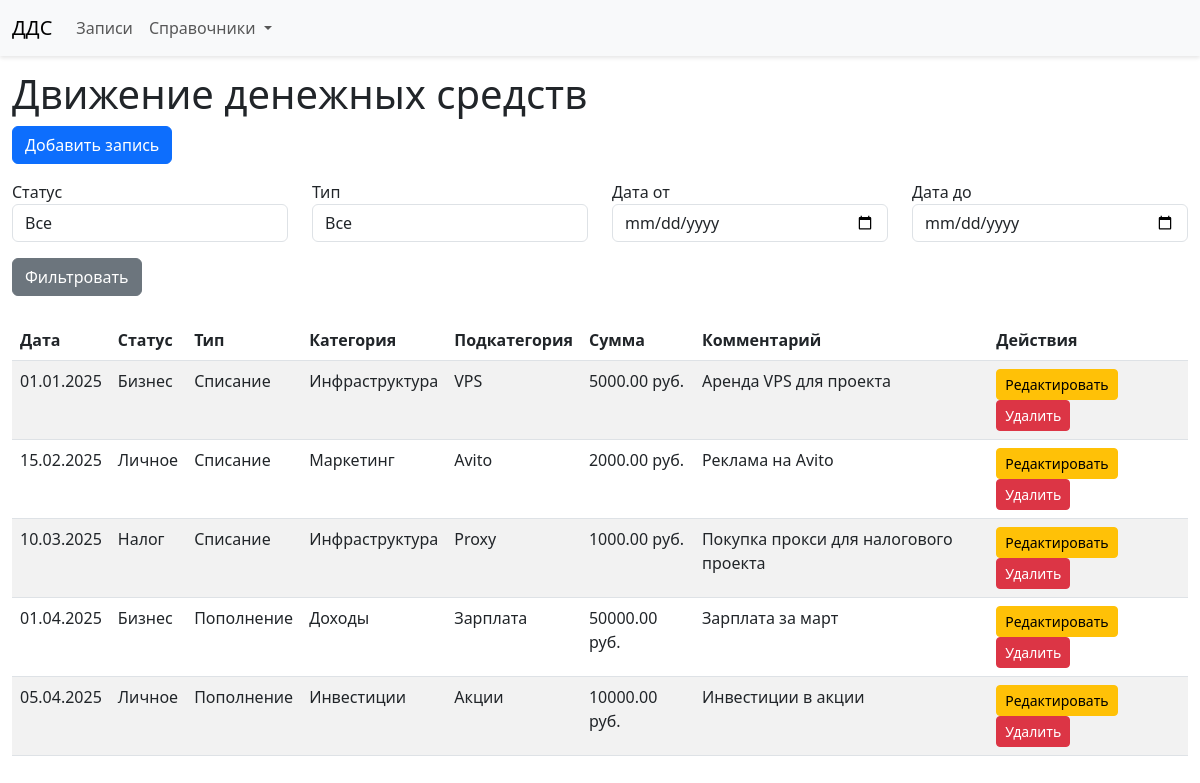
Before: / with the older database file.
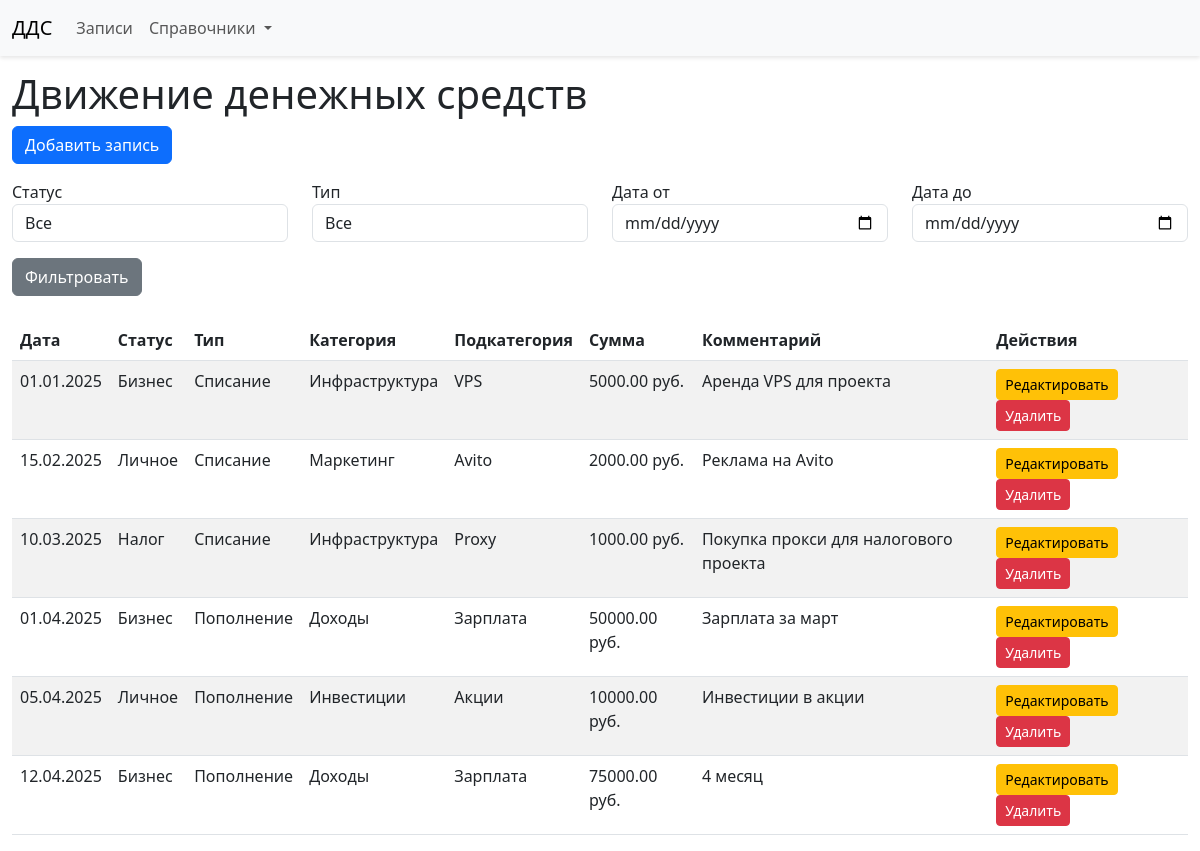
After: the same page with the newer database file.
### dds/models.py (models this page shows, shortened)
class CashFlow(models.Model):
    created_at = models.DateField(default=date.today)
    status = models.ForeignKey(Status, on_delete=models.PROTECT)
    type = models.ForeignKey(Type, on_delete=models.PROTECT)
    category = models.ForeignKey(Category, on_delete=models.PROTECT)
    subcategory = models.ForeignKey(SubCategory, on_delete=models.PROTECT, null=True, blank=True)
    amount = models.DecimalField(max_digits=10, decimal_places=2)
    comment = models.TextField(blank=True)

class Status(models.Model):
    name = models.CharField(max_length=50, unique=True)
    def __str__(self):
        return self.name

class Type(models.Model):
    name = models.CharField(max_length=50, unique=True)
    def __str__(self):
        return self.name

class Category(models.Model):
    name = models.CharField(max_length=100)
    type = models.ForeignKey(Type, on_delete=models.CASCADE, related_name='categories')
    class Meta:
        unique_together = ['name', 'type']
    def __str__(self):
        return self.name

class SubCategory(models.Model):
    name = models.CharField(max_length=100)
    category = models.ForeignKey(Category, on_delete=models.CASCADE, related_name='subcategories')
    class Meta:
        unique_together = ['name', 'category']
    def __str__(self):
        return self.name

### dds/views.py (the view)
# urls.py: path('', views.CashFlowListView.as_view(), name='cashflow_list'),
class CashFlowListView(ListView):
    model = CashFlow
    template_name = 'dds/cashflow_list.html'
    context_object_name = 'cashflows'
    paginate_by = 10
    def get_queryset(self):
        queryset = super().get_queryset()
        status = self.request.GET.get('status')
        type_ = self.request.GET.get('type')
        category = self.request.GET.get('category')
        subcategory = self.request.GET.get('subcategory')
        date_from = self.request.GET.get('date_from')
        date_to = self.request.GET.get('date_to')
        if status:
            queryset = queryset.filter(status__name=status)
        if type_:
            queryset = queryset.filter(type__name=type_)
        if category:
            queryset = queryset.filter(category__name=category)
        if subcategory:
            queryset = queryset.filter(subcategory__name=subcategory)
        if date_from:
            queryset = queryset.filter(created_at__gte=date_from)
        if date_to:
            queryset = queryset.filter(created_at__lte=date_to)
        return queryset
    def get_context_data(self, **kwargs):
        context = super().get_context_data(**kwargs)
        context['statuses'] = Status.objects.all()
        context['types'] = Type.objects.all()
        context['categories'] = Category.objects.all()
        context['subcategories'] = SubCategory.objects.all()
        return context

### dds/templates/dds/cashflow_list.html (shortened to what this page needs)
{% extends 'dds/base.html' %}
{% block content %}
<h1>Движение денежных средств</h1>
<a href="{% url 'cashflow_create' %}" class="btn btn-primary mb-3">Добавить запись</a>
<form method="get" class="mb-4">
    <div class="row">
        <div class="col-md-3">
            <label>Статус</label>
            <select name="status" class="form-control">
                <option value="">Все</option>
            </select>
        </div>
        <div class="col-md-3">
            <label>Тип</label>
            <select name="type" class="form-control">
                <option value="">Все</option>
            </select>
        </div>
        <div class="col-md-3">
            <label>Дата от</label>
            <input type="date" name="date_from" value="{{ request.GET.date_from }}" class="form-control">
        </div>
        <div class="col-md-3">
            <label>Дата до</label>
            <input type="date" name="date_to" value="{{ request.GET.date_to }}" class="form-control">
        </div>
    </div>
    <button type="submit" class="btn btn-secondary mt-3">Фильтровать</button>
</form>
<table class="table table-striped">
    <thead>
        <tr>
            <th>Дата</th>
            <th>Статус</th>
            <th>Тип</th>
            <th>Категория</th>
            <th>Подкатегория</th>
            <th>Сумма</th>
            <th>Комментарий</th>
            <th>Действия</th>
        </tr>
    </thead>
    <tbody>
        {% for cashflow in cashflows %}
            <tr>
                <td>{{ cashflow.created_at|date:"d.m.Y" }}</td>
                <td>{{ cashflow.status }}</td>
                <td>{{ cashflow.type }}</td>
                <td>{{ cashflow.category }}</td>
                <td>{{ cashflow.subcategory }}</td>
                <td>{{ cashflow.amount }} руб.</td>
                <td>{{ cashflow.comment|default:"—" }}</td>
                <td>
                    <a href="{% url 'cashflow_edit' cashflow.pk %}" class="btn btn-sm btn-warning">Редактировать</a>
                    <a href="{% url 'cashflow_delete' cashflow.pk %}" class="btn btn-sm btn-danger">Удалить</a>
                </td>
            </tr>
        {% empty %}
            <tr><td colspan="8">Записей нет</td></tr>
        {% endfor %}
    </tbody>
</table>
{% endblock %}

### dds/templates/dds/base.html (shortened to what this page needs)
<!DOCTYPE html>
<html lang="ru">
<head>
    <link href="https://cdn.jsdelivr.net/npm/bootstrap@5.3.0/dist/css/bootstrap.min.css" rel="stylesheet">
</head>
<body>
    <nav class="navbar navbar-expand-lg navbar-light bg-light fixed-top">
        <div class="container">
            <a class="navbar-brand" href="{% url 'cashflow_list' %}">ДДС</a>
            <div class="collapse navbar-collapse" id="navbarNav">
                <ul class="navbar-nav">
                    <li class="nav-item">
                        <a class="nav-link" href="{% url 'cashflow_list' %}">Записи</a>
                    </li>
                    <li class="nav-item dropdown">
                        <a class="nav-link dropdown-toggle" href="#" id="navbarDropdown" role="button" data-bs-toggle="dropdown" aria-expanded="false">
                            Справочники
                        </a>
                    </li>
                </ul>
            </div>
        </div>
    </nav>
    <div class="container">
        {% block content %}
        {% endblock %}
    </div>
</body>
</html>

### dds/templates/dds/base.html (style rules this page uses)
body { padding-top: 70px; }
.navbar { box-shadow: 0 2px 4px rgba(0, 0, 0, 0.1); }
.container { max-width: 1200px; }

Changed rows visible on the page:
added CashFlow: created_at "12.04.2025", status "Бизнес", type "Пополнение", category "Доходы", subcategory "Зарплата", amount "75000.00", comment "4 месяц"
